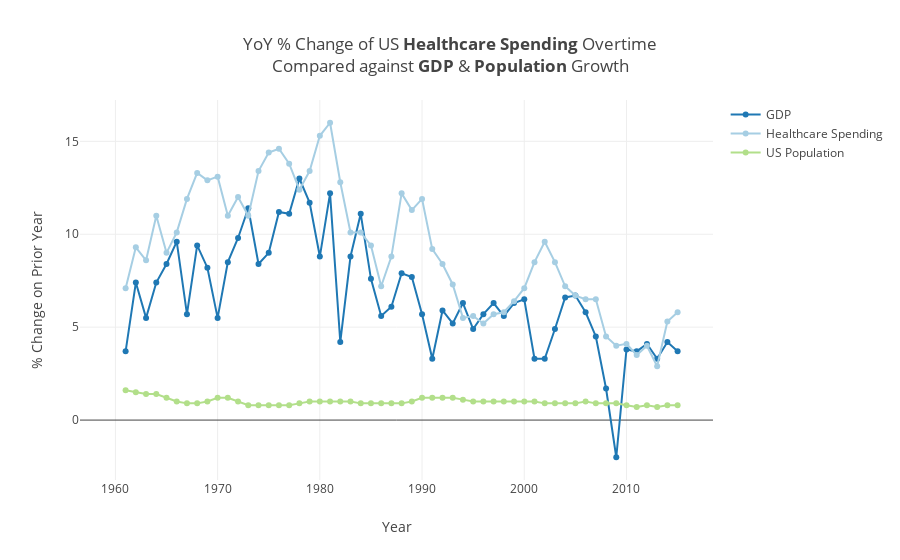

Write notebook code for a chart like this one.
### Code cell
# Create a Line Trace
colors = cl.scales['3']['qual']['Paired']

GDP_trace = go.Scatter(
    x = years,
    y = GDP_YOY,
    mode = 'lines+markers',
    name = 'GDP',
    line = dict(
        color = colors[1]
    )
)

Health_trace = go.Scatter(
    x = years,
    y = health_spend_YOY,
    mode = 'lines+markers',
    name = 'Healthcare Spending',
    line = dict(
        color = colors[0]
    )
)

Pop_trace = go.Scatter(
    x = years,
    y = US_population_YOY,
    mode = 'lines+markers',
    name = 'US Population',
    line = dict(
        color = colors[2]
    )
)

data = [GDP_trace, Health_trace, Pop_trace]

layout = go.Layout(
    title='YoY % Change of US <b>Healthcare Spending</b> Overtime<br>Compared against <b>GDP</b> & <b>Population</b> Growth',
    yaxis=dict(
        title = '% Change on Prior Year'
    ),
    xaxis = dict(
        title = 'Year'
    )
)

fig = go.Figure(data = data, layout = layout)

po.iplot(fig)

### Figure 1 — Plotly figure (JSON) as saved in the notebook; plotly's stock layout.template omitted (floating-point values rounded to 4 significant figures)
{"data": [{"line": {"color": "rgb(31,120,180)"}, "mode": "lines+markers", "name": "GDP", "type": "scatter", "x": [1960, 1961, 1962, 1963, 1964, 1965, 1966, 1967, 1968, 1969, 1970, 1971, 1972, 1973, 1974, 1975, 1976, 1977, 1978, 1979, 1980, 1981, 1982, 1983, 1984, 1985, 1986, 1987, 1988, 1989, 1990, 1991, 1992, 1993, 1994, 1995, 1996, 1997, 1998, 1999, 2000, 2001, 2002, 2003, 2004, 2005, 2006, 2007, 2008, 2009, 2010, 2011, 2012, 2013, 2014, 2015], "y": [null, 3.7, 7.4, 5.5, 7.4, 8.4, 9.6, 5.7, 9.4, 8.2, 5.5, 8.5, 9.8, 11.4, 8.4, 9, 11.2, 11.1, 13, 11.7, 8.8, 12.2, 4.2, 8.8, 11.1, 7.6, 5.6, 6.1, 7.9, 7.7, 5.7, 3.3, 5.9, 5.2, 6.3, 4.9, 5.7, 6.3, 5.6, 6.3, 6.5, 3.3, 3.3, 4.9, 6.6, 6.7, 5.8, 4.5, 1.7, -2, 3.8, 3.7, 4.1, 3.3, 4.2, 3.7]}, {"line": {"color": "rgb(166,206,227)"}, "mode": "lines+markers", "name": "Healthcare Spending", "type": "scatter", "x": [1960, 1961, 1962, 1963, 1964, 1965, 1966, 1967, 1968, 1969, 1970, 1971, 1972, 1973, 1974, 1975, 1976, 1977, 1978, 1979, 1980, 1981, 1982, 1983, 1984, 1985, 1986, 1987, 1988, 1989, 1990, 1991, 1992, 1993, 1994, 1995, 1996, 1997, 1998, 1999, 2000, 2001, 2002, 2003, 2004, 2005, 2006, 2007, 2008, 2009, 2010, 2011, 2012, 2013, 2014, 2015], "y": [null, 7.1, 9.3, 8.6, 11, 9, 10.1, 11.9, 13.3, 12.9, 13.1, 11, 12, 11, 13.4, 14.4, 14.6, 13.8, 12.4, 13.4, 15.3, 16, 12.8, 10.1, 10.1, 9.4, 7.2, 8.8, 12.2, 11.3, 11.9, 9.2, 8.4, 7.3, 5.5, 5.6, 5.2, 5.7, 5.8, 6.4, 7.1, 8.5, 9.6, 8.5, 7.2, 6.7, 6.5, 6.5, 4.5, 4, 4.1, 3.5, 4, 2.9, 5.3, 5.8]}, {"line": {"color": "rgb(178,223,138)"}, "mode": "lines+markers", "name": "US Population", "type": "scatter", "x": [1960, 1961, 1962, 1963, 1964, 1965, 1966, 1967, 1968, 1969, 1970, 1971, 1972, 1973, 1974, 1975, 1976, 1977, 1978, 1979, 1980, 1981, 1982, 1983, 1984, 1985, 1986, 1987, 1988, 1989, 1990, 1991, 1992, 1993, 1994, 1995, 1996, 1997, 1998, 1999, 2000, 2001, 2002, 2003, 2004, 2005, 2006, 2007, 2008, 2009, 2010, 2011, 2012, 2013, 2014, 2015], "y": [null, 1.6, 1.5, 1.4, 1.4, 1.2, 1, 0.9, 0.9, 1, 1.2, 1.2, 1, 0.8, 0.8, 0.8, 0.8, 0.8, 0.9, 1, 1, 1, 1, 1, 0.9, 0.9, 0.9, 0.9, 0.9, 1, 1.2, 1.2, 1.2, 1.2, 1.1, 1, 1, 1, 1, 1, 1, 1, 0.9, 0.9, 0.9, 0.9, 1, 0.9, 0.9, 0.9, 0.8, 0.7, 0.8, 0.7, 0.8, 0.8]}], "layout": {"title": "YoY % Change of US <b>Healthcare Spending</b> Overtime<br>Compared against <b>GDP</b> & <b>Population</b> Growth", "xaxis": {"title": "Year"}, "yaxis": {"title": "% Change on Prior Year"}}}
